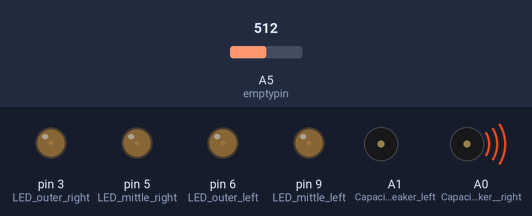
Bench run of a sketch on a simulated Arduino Uno, built with avr-gcc and run on an emulated ATmega328P. On the bench: output pins drawn as LEDs (lit = HIGH), buzzer (waves = sounding, pin HIGH). Inputs (shaded band) come from the test bench; at power-on: A5 (emptypin) = 512. Random numbers use the default seed unless the sketch sets one; pins used as bus, display or sensor lines are not drawn.

Above: at 1.2 s.
1.3 s: A5 (emptypin) set to 0
At 1.46 s:
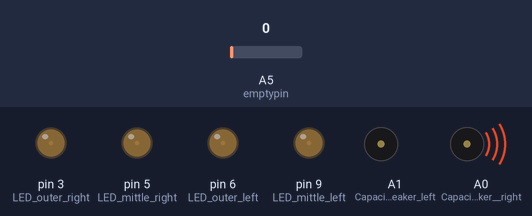
At 4.2 s:
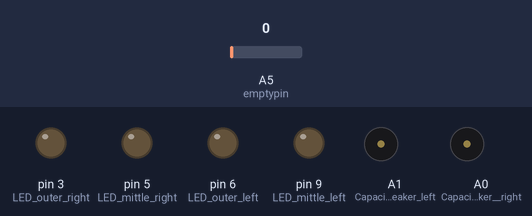
Timing chart, 0 to 13.3 s (numbered marks = the images above; inputs shaded):
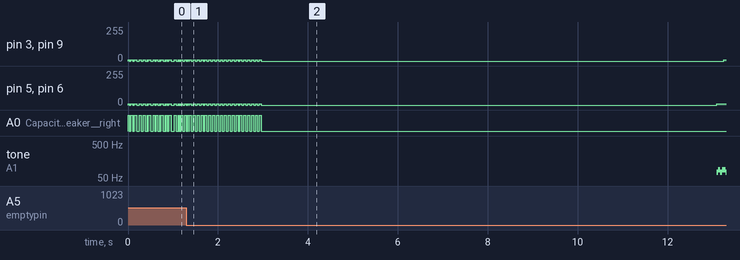

The sketch:

brainreset40hz60hzRandom.ino
```cpp
#include <elapsedMillis.h>

int ontime60hz = 500;     // LED ON-Cycle in 60 Hz mode Microseconds (low value makes the flicker more visible (good), but reduces apparent brigtness)
int ontime40hz = 1000;    // LED ON-Cycle in 60 Hz mode Microseconds (low value makes the flicker more visible (good), but reduces apparent brigtness)
int floatingpin = 0;      // "True" random number generator stuff, too lazy to comment
const int emptypin = A5;  // floating pin for "true" RNG.
void setup() {
  // put your setup code here, to run once:
  pinMode(3, OUTPUT);   // LED outer right
  pinMode(5, OUTPUT);   // LED mittle right
  pinMode(6, OUTPUT);   // LED outer left
  pinMode(9, OUTPUT);   // LED mittle left
  pinMode(A0, OUTPUT);  // Capacitive speaker  right
  pinMode(A1, OUTPUT);  // Capacitive speaker left
  randomSeed(23);       // "True" random number generator stuff, too lazy to comment
}


void loop() {

  elapsedMillis timeElapsed;
  unsigned int interval = 5000;  //one minute in ms, You could have different intervals by uncommenting the lines below and adjusting the intervals manually.


  while (timeElapsed < 3000) {  // do this much random Flash mode in ms
    randomflash();
  }
  timeElapsed = 0;
  while (timeElapsed < interval * 2) {  // do this 40Hz Flash mode in ms
    fortyhertz();
  }
  timeElapsed = 0;
  while (timeElapsed < interval * 3) {  // do this much 60Hz flash in MS
    sixtyhz();
  }
  timeElapsed = 0;
}

void sixtyhz() {
  int compensation = 2000 + 333 - ontime60hz;  // the cycle is supposed to be 16,666666667 ms, and it is, too lazy to comment, use a guitar tuner or something, IT IS 60 HZ ok?
  // put your main code here, to run repeatedly:
  digitalWrite(3, HIGH); // turning stuff on one side on
  digitalWrite(9, HIGH); // same
  digitalWrite(A0, HIGH); // same
  delayMicroseconds(ontime60hz);
  digitalWrite(3, LOW); // turning stuff off
  digitalWrite(9, LOW);
  digitalWrite(A0, LOW);
  delayMicroseconds(compensation);
  delay(6);
  digitalWrite(5, HIGH); // turning suff on and off on the other side 180 degrees out of sync
  digitalWrite(6, HIGH);
  digitalWrite(A1, HIGH);
  delayMicroseconds(ontime60hz);
  digitalWrite(5, LOW);
  digitalWrite(6, LOW);
  digitalWrite(A1, LOW);
  delayMicroseconds(compensation);
  delay(6);  //LED off for 14 ms
}

void fortyhertz() {
  int compensation = 2000 - ontime40hz;
  // put your main code here, to run repeatedly:
  digitalWrite(3, HIGH);
  digitalWrite(9, HIGH);
  digitalWrite(A0, HIGH);
  delayMicroseconds(ontime40hz);  //LED on for 2 ms
  digitalWrite(3, LOW);
  digitalWrite(9, LOW);
  digitalWrite(A0, LOW);
  delayMicroseconds(compensation);
  delay(10);  //LED off for 14 ms
  delayMicroseconds(500);
  digitalWrite(5, HIGH);
  digitalWrite(6, HIGH);
  digitalWrite(A1, HIGH);
  delayMicroseconds(ontime40hz);
  digitalWrite(5, LOW);
  digitalWrite(6, LOW);
  digitalWrite(A1, LOW);
  delayMicroseconds(compensation);
  delay(10);  //LED off for 14 ms
  delayMicroseconds(500);
}

void randomflash() {
  // "true" random number generator (it's definitely much more random than the built in one)
  int intensity = 10; // LED intensity for the random flashing, too bright would be truely utterly annoying.
  floatingpin = analogRead(emptypin);
  int randNum = random(16, 125);  //random number between 16 and 125. represents milliseconds. 16 milliseconds is the whole cycle of 62.5 Hz, 125 is the cycle of a frequency of 8 Hz. So you get flickering between 8 and 62 Hz. If you want to change it, the calculaton is 1000 / frequency-you want = the lenght of cycle. like 1000 / 2 Hz = 500 (ms)

  randomSeed(randNum / (randNum * (randNum * floatingpin)));  //random seed generator thing
  int half = randNum / 2;                                     //divide whole cycle by 2 for very obvious reasons.
  analogWrite(3, intensity);
  analogWrite(5, intensity);
  analogWrite(6, intensity);
  analogWrite(9, intensity);
  digitalWrite(A0, HIGH);
  digitalWrite(A1, HIGH);//Led goes whee for half of the cycle lenght.
  delay(half);
  analogWrite(3, 0);
  analogWrite(5, 0);
  analogWrite(6, 0);
  analogWrite(9, 0);
  digitalWrite(A0, LOW);
  digitalWrite(A1, LOW);
  delay(half);
}
```

Measured:
- by itself, A0 (Capacitive_speaker__right): alternates HIGH for 0.04 s and LOW for 0.04 s, 40 changes in all, then stays LOW
